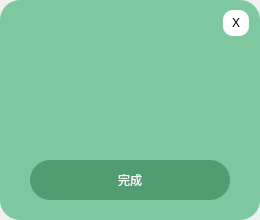
<?xml version="1.0" encoding="UTF-8"?>
<ui version="4.0">
 <class>MainWindow</class>
 <widget class="QMainWindow" name="MainWindow">
  <property name="geometry">
   <rect>
    <x>0</x>
    <y>0</y>
    <width>260</width>
    <height>220</height>
   </rect>
  </property>
  <property name="windowTitle">
   <string>MainWindow</string>
  </property>
  <widget class="QWidget" name="centralwidget">
   <widget class="QLabel" name="background">
    <property name="geometry">
     <rect>
      <x>0</x>
      <y>0</y>
      <width>260</width>
      <height>220</height>
     </rect>
    </property>
    <property name="styleSheet">
     <string notr="true">background-color: rgb(125, 200, 158);
border-radius:20px;</string>
    </property>
    <property name="text">
     <string/>
    </property>
   </widget>
   <widget class="QPushButton" name="Exit">
    <property name="geometry">
     <rect>
      <x>223</x>
      <y>10</y>
      <width>26</width>
      <height>26</height>
     </rect>
    </property>
    <property name="styleSheet">
     <string notr="true">border-radius:10px;
background-color: rgb(255, 255, 255);
font: 9pt &quot;01FLOPDESIGN&quot;;</string>
    </property>
    <property name="text">
     <string>X</string>
    </property>
   </widget>
   <widget class="QLabel" name="label">
    <property name="geometry">
     <rect>
      <x>100</x>
      <y>60</y>
      <width>50</width>
      <height>50</height>
     </rect>
    </property>
    <property name="text">
     <string/>
    </property>
   </widget>
   <widget class="QPushButton" name="pushButton_login">
    <property name="geometry">
     <rect>
      <x>30</x>
      <y>160</y>
      <width>200</width>
      <height>40</height>
     </rect>
    </property>
    <property name="styleSheet">
     <string notr="true">#pushButton_login{
	selection-color: rgb(0, 170, 127);
	background-color:rgb(82, 156, 113);
	border-radius:20px;
	font: 16pt &quot;幼圆&quot;;
	color: rgb(255, 255, 255);
}
#pushButton_login{
	padding_top:20px;
}
#pushButton_login:pressed
{
background-color:rgb(69, 131, 95);
padding-left:3px;
padding-top:3px;
}</string>
    </property>
    <property name="text">
     <string>完成</string>
    </property>
   </widget>
  </widget>
 </widget>
 <resources>
  <include location="resources.qrc"/>
 </resources>
 <connections>
  <connection>
   <sender>Exit</sender>
   <signal>clicked()</signal>
   <receiver>MainWindow</receiver>
   <slot>close()</slot>
   <hints>
    <hint type="sourcelabel">
     <x>252</x>
     <y>42</y>
    </hint>
    <hint type="destinationlabel">
     <x>150</x>
     <y>209</y>
    </hint>
   </hints>
  </connection>
 </connections>
</ui>
